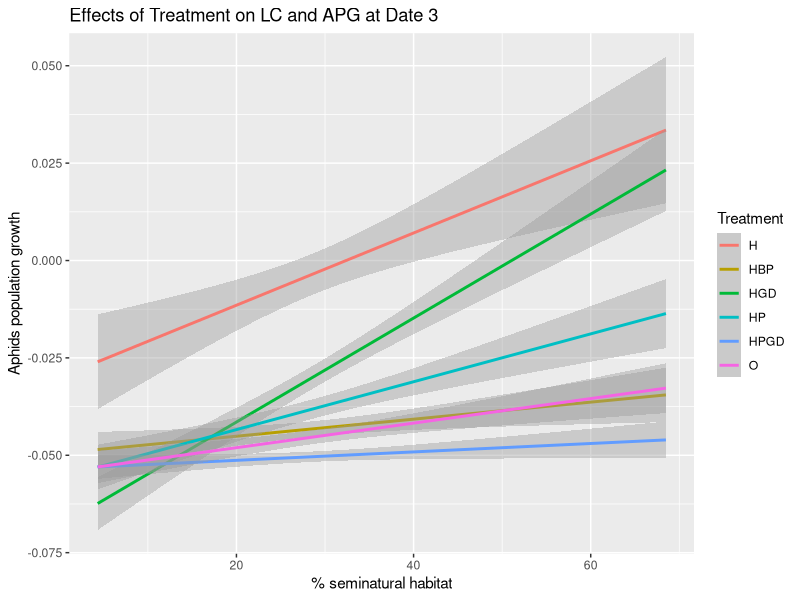

Source code (R):
#Date3_population growth and seminatural habitat
#import data file
library(readr)
Data1 <- read.table("Project data.csv", header = TRUE, dec = ",", sep =";")

###dataframe for sampling date3
DATE3 <- Data1[Data1$Date == "3", ]

#calculate the aphids population growth at date3
logNaphids_D3 <- log(DATE3$aphid_live + 1) - log(DATE3$aphidsinoculated_init + 1) 
APG_D3 <- logNaphids_D3/30

#dataframe for seminatural habitat and aphids population growth at date1 
DATE3APG <- data.frame(DATE3, APG_D3)

####line graph (Figure 1B at date3)
#barplot for % Seminatural habitat and APhid population growth
library(ggplot2)
D3 <- ggplot(DATE3APG, aes(x = Pt.seminatural, y = APG_D3, color = Treatment))
D3 <- D3 + labs(x= "% seminatural habitat", y="Aphids population growth", title = "Effects of Treatment on LC and APG at Date 3")
#if scatter plot is needed
#D3 <- D3 + geom_point()
D3 <- D3 + geom_smooth(method = "lm")
print(D3)
